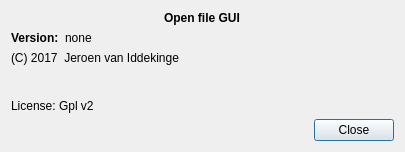
<?xml version="1.0" encoding="UTF-8"?>
<ui version="4.0">
 <class>about</class>
 <widget class="QDialog" name="about">
  <property name="geometry">
   <rect>
    <x>0</x>
    <y>0</y>
    <width>405</width>
    <height>152</height>
   </rect>
  </property>
  <property name="sizePolicy">
   <sizepolicy hsizetype="Minimum" vsizetype="Preferred">
    <horstretch>0</horstretch>
    <verstretch>0</verstretch>
   </sizepolicy>
  </property>
  <property name="windowTitle">
   <string>About</string>
  </property>
  <layout class="QVBoxLayout" name="verticalLayout">
   <item alignment="Qt::AlignHCenter">
    <widget class="QLabel" name="label">
     <property name="font">
      <font>
       <weight>75</weight>
       <bold>true</bold>
      </font>
     </property>
     <property name="text">
      <string>Open file GUI</string>
     </property>
    </widget>
   </item>
   <item>
    <layout class="QHBoxLayout" name="horizontalLayout_3">
     <property name="topMargin">
      <number>0</number>
     </property>
     <item>
      <widget class="QLabel" name="label_5">
       <property name="sizePolicy">
        <sizepolicy hsizetype="Maximum" vsizetype="Preferred">
         <horstretch>0</horstretch>
         <verstretch>0</verstretch>
        </sizepolicy>
       </property>
       <property name="font">
        <font>
         <weight>75</weight>
         <bold>true</bold>
        </font>
       </property>
       <property name="text">
        <string>Version:</string>
       </property>
      </widget>
     </item>
     <item>
      <widget class="QLabel" name="versionLabel">
       <property name="text">
        <string>none</string>
       </property>
      </widget>
     </item>
    </layout>
   </item>
   <item alignment="Qt::AlignTop">
    <widget class="QLabel" name="label_2">
     <property name="text">
      <string>(C) 2017  Jeroen van Iddekinge</string>
     </property>
    </widget>
   </item>
   <item>
    <spacer name="verticalSpacer">
     <property name="orientation">
      <enum>Qt::Vertical</enum>
     </property>
     <property name="sizeHint" stdset="0">
      <size>
       <width>20</width>
       <height>40</height>
      </size>
     </property>
    </spacer>
   </item>
   <item>
    <widget class="QLabel" name="label_3">
     <property name="text">
      <string>License: Gpl v2</string>
     </property>
    </widget>
   </item>
   <item>
    <layout class="QHBoxLayout" name="horizontalLayout">
     <item>
      <spacer name="horizontalSpacer">
       <property name="orientation">
        <enum>Qt::Horizontal</enum>
       </property>
       <property name="sizeHint" stdset="0">
        <size>
         <width>40</width>
         <height>20</height>
        </size>
       </property>
      </spacer>
     </item>
     <item alignment="Qt::AlignBottom">
      <widget class="QPushButton" name="closeButton">
       <property name="text">
        <string>Close</string>
       </property>
      </widget>
     </item>
    </layout>
   </item>
  </layout>
 </widget>
 <resources/>
 <connections/>
</ui>
